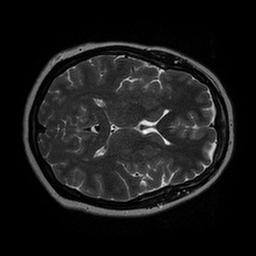
#> input picture Frontend/test.jpg, 256 x 256 px, found by its file name
$ python cartesian_transform.py
#> lines starting #> are read from the running program, lines starting #| are printed output that depends on the picture
#!/usr/bin/env python3
# -*- coding: utf-8 -*-
"""
Created on Tue Jun  5 11:34:39 2018

@author: jenisha
"""

import cv2
import numpy as np


def translate_MRI(image_name, shift_coordinates):
    """
    Parameters:
        image_name:name or path of the image
        shift_coordinates: tupple specifying coordinates

    Returns:


    """
#> called with image_name = 'test.jpg', shift_coordinates = (50, 100)


    # Load an color image in grayscale
    img = cv2.imread(image_name,0)
#> img is the input picture: shape (256, 256); min 0, max 253, mean 24.5
    rows,cols = img.shape
#> rows = 256; cols = 256

    #Shift the image by coordinates specified in shift_coordinates
    x, y = shift_coordinates
    M = np.float32([[1,0,x],[0,1,y]])
    dst = cv2.warpAffine(img,M,(cols,rows))
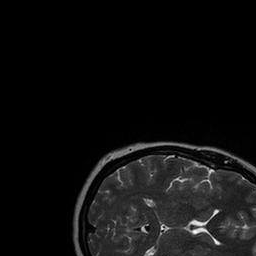
#> dst: shape (256, 256); min 0, max 253, mean 15

    # Display images
    cv2.imshow('img',dst)
    cv2.waitKey(0)
    cv2.destroyAllWindows()

#test
translate_MRI("test.jpg", (50,100))
